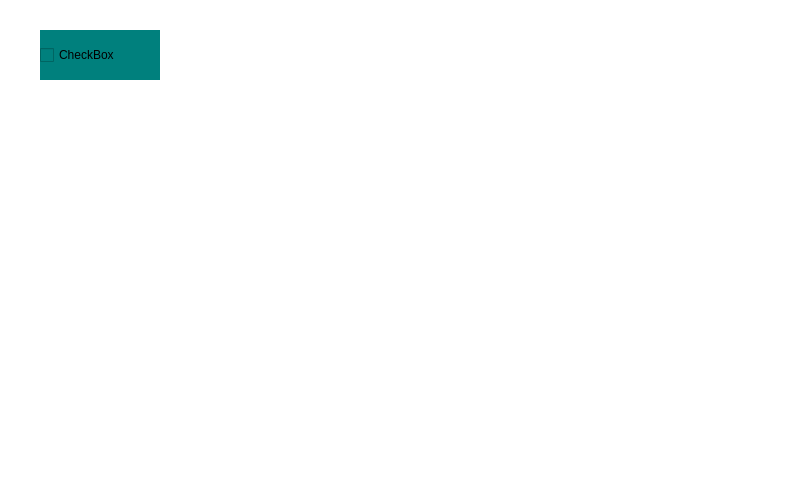
<?xml version="1.0" encoding="UTF-8"?>
<ui version="4.0">
 <class>MainWindow</class>
 <widget class="QMainWindow" name="MainWindow">
  <property name="geometry">
   <rect>
    <x>0</x>
    <y>0</y>
    <width>800</width>
    <height>480</height>
   </rect>
  </property>
  <property name="windowTitle">
   <string>MainWindow</string>
  </property>
  <property name="styleSheet">
   <string notr="true">QWidget{background-color:rgb(255, 255, 255)}</string>
  </property>
  <widget class="QWidget" name="centralwidget">
   <widget class="QCheckBox" name="checkBox">
    <property name="geometry">
     <rect>
      <x>40</x>
      <y>30</y>
      <width>120</width>
      <height>50</height>
     </rect>
    </property>
    <property name="styleSheet">
     <string notr="true">QCheckBox{background-color:rgb(0, 128, 125)}</string>
    </property>
    <property name="text">
     <string>CheckBox</string>
    </property>
    <property name="tristate">
     <bool>true</bool>
    </property>
   </widget>
  </widget>
  <widget class="QMenuBar" name="menubar">
   <property name="geometry">
    <rect>
     <x>0</x>
     <y>0</y>
     <width>800</width>
     <height>21</height>
    </rect>
   </property>
  </widget>
  <widget class="QStatusBar" name="statusbar"/>
 </widget>
 <resources/>
 <connections/>
</ui>
